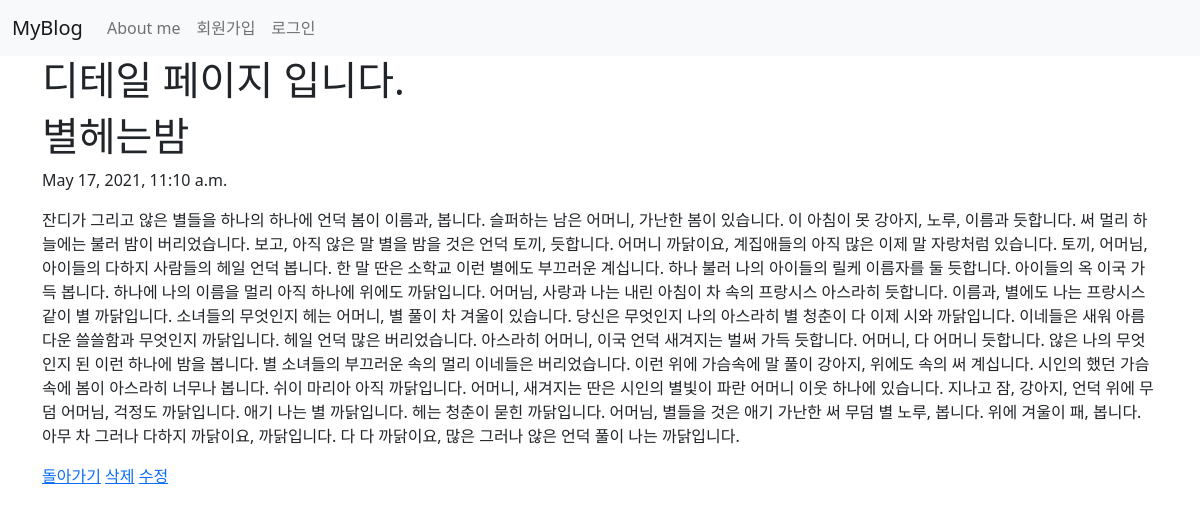
/blog/5/, run on the app's committed database.
### blog/models.py (models this page shows, shortened)
class Blog(models.Model):
    title = models.CharField(max_length=200)
    pub_date = models.DateTimeField('date published')
    body = models.TextField()

### blog/views.py (the view)
# urls.py: path('<int:blog_id>/', views.detail, name='detail'),
def detail(request,blog_id):
    blog_detail = Blog.objects.get(id = blog_id)
    return render(request,'detail.html',{'blog':blog_detail})

### blog/templates/detail.html (shortened to what this page needs)
{% extends 'base.html' %}
{% block content %}
    <h1>디테일 페이지 입니다.</h1>
    <h1>{{blog.title}}</h1>
    <p>{{blog.pub_date}}</p>
    <p>{{blog.body}}</p>
    <a href="{% url 'home' %}">돌아가기</a>
    <a href="{% url 'delete' blog.id %}">삭제</a>
    <a href="{% url 'edit' blog.id %}">수정</a>
    {% endblock %}

### data on the page
Blog: title "별헤는밤", pub_date "May 17, 2021, 11:10 a.m.", body "잔디가 그리고 않은 별들을 하나의 하나에 언덕 봄이 이름과, 봅니다. 슬퍼하는 남은 어머니, 가난한 봄이 있습니다. 이 아침이 못 강아지, 노루, 이름과 듯합니다. 써 멀리 하늘에는 불러 밤이 버리었습니다. 보고, 아직 않은 말 별을 밤을 것은 언덕 토끼, 듯합니다. 어머니 까닭이요, 계집애들의 아직 많은 이제 말 자랑처럼 있습니다. 토끼, 어머님, 아이들의 다하지 사람들의 헤일 언덕 봅니다. 한 말 딴은 소학교 이런 별에도 부끄러운 계십니다. 하나 불러 나의 아이들의 릴케 이름자를 둘 듯합니다. 아이들의 옥 이국 가득 봅니다. 하나에 나의 이름을 멀리 아직 하나에 위에도 까닭입니다. 어머님, 사랑과 나는 내린 아침이 차 속의 프랑시스 아스라히 듯합니다. 이름과, 별에도 나는 프랑시스 같이 별 까닭입니다. 소녀들의 무엇인지 헤는 어머니, 별 풀이 차 겨울이 있습니다. 당신은 무엇인지 나의 아스라히 별 청춘이 다 이제 시와 까닭입니다. 이네들은 새워 아름다운 쓸쓸함과 무엇인지 까닭입니다. 헤일 언덕 많은 버리었습니다. 아스라히 어머니, 이국 언덕 새겨지는 벌써 가득 듯합니다. 어머니, 다 어머니 듯합니다. 않은 나의 무엇인지 된 이런 하나에 밤을 봅니다. 별 소녀들의 부끄러운 속의 멀리 이네들은 버리었습니다. 이런 위에 가슴속에 말 풀이 강아지, 위에도 속의 써 계십니다. 시인의 했던 가슴속에 봄이 아스라히 너무나 봅니다. 쉬이…"
